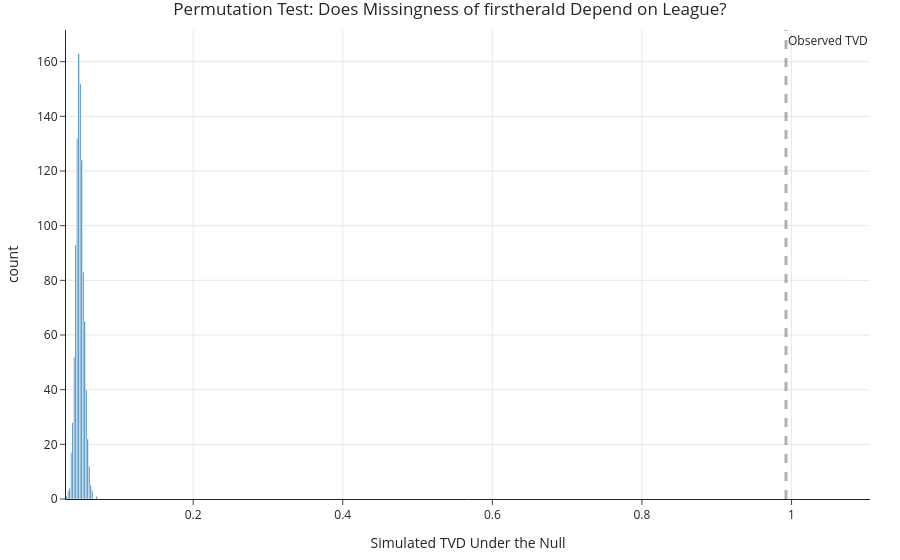

Notebook source saved alongside this figure:
### Code cell
observed_league, sim_league, p_league = categorical_missingness_permutation_test(
    team,
    missing_col=missing_col,
    group_col="league",
    repetitions=1000
)

print("Missingness column:", missing_col)
print("Observed TVD for league:", observed_league)
print("P-value for league dependency:", p_league)

fig_missing_league = px.histogram(
    x=sim_league,
    nbins=40,
    title=f"Permutation Test: Does Missingness of {missing_col} Depend on League?",
    labels={"x": "Simulated TVD Under the Null"}
)

fig_missing_league.add_vline(
    x=observed_league,
    line_dash="dash",
    line_width=3,
    annotation_text="Observed TVD"
)

fig_missing_league.show()
fig_missing_league.write_html(assets_dir / "missingness-league-test.html", include_plotlyjs="cdn")

### Figure 1 — Plotly figure (JSON) as saved in the notebook; plotly's stock layout.template omitted (floating-point values rounded to 4 significant figures; data arrays with more than 128 entries replaced by an {"elided": "..."} marker saying what was removed)
{"data": [{"alignmentgroup": "True", "bingroup": "x", "hovertemplate": "Simulated TVD Under the Null=%{x}<br>count=%{y}<extra></extra>", "legendgroup": "", "marker": {"color": "#1F77B4", "pattern": {"shape": ""}}, "name": "", "nbinsx": 40, "offsetgroup": "", "orientation": "v", "showlegend": false, "type": "histogram", "x": {"elided": "1000 float values"}, "xaxis": "x", "yaxis": "y"}], "layout": {"annotations": [{"showarrow": false, "text": "Observed TVD", "x": 0.9926, "xanchor": "left", "xref": "x", "y": 1, "yanchor": "top", "yref": "y domain"}], "barmode": "relative", "legend": {"tracegroupgap": 0}, "shapes": [{"line": {"dash": "dash", "width": 3}, "type": "line", "x0": 0.9926, "x1": 0.9926, "xref": "x", "y0": 0, "y1": 1, "yref": "y domain"}], "title": {"text": "Permutation Test: Does Missingness of firstherald Depend on League?"}, "xaxis": {"anchor": "y", "domain": [0, 1], "title": {"text": "Simulated TVD Under the Null"}}, "yaxis": {"anchor": "x", "domain": [0, 1], "title": {"text": "count"}}}}
